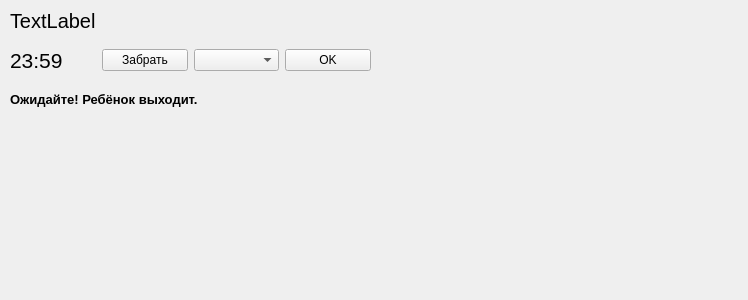
<?xml version="1.0" encoding="UTF-8"?>
<ui version="4.0">
 <class>Form</class>
 <widget class="QWidget" name="Form">
  <property name="geometry">
   <rect>
    <x>0</x>
    <y>0</y>
    <width>748</width>
    <height>300</height>
   </rect>
  </property>
  <property name="windowTitle">
   <string>Form</string>
  </property>
  <widget class="QLabel" name="child_label">
   <property name="geometry">
    <rect>
     <x>10</x>
     <y>10</y>
     <width>151</width>
     <height>21</height>
    </rect>
   </property>
   <property name="font">
    <font>
     <pointsize>15</pointsize>
    </font>
   </property>
   <property name="text">
    <string>TextLabel</string>
   </property>
  </widget>
  <widget class="QWidget" name="horizontalLayoutWidget">
   <property name="geometry">
    <rect>
     <x>10</x>
     <y>40</y>
     <width>361</width>
     <height>41</height>
    </rect>
   </property>
   <layout class="QHBoxLayout" name="horizontalLayout">
    <item>
     <widget class="QLabel" name="appLabel">
      <property name="font">
       <font>
        <pointsize>16</pointsize>
        <weight>50</weight>
        <bold>false</bold>
       </font>
      </property>
      <property name="text">
       <string>23:59</string>
      </property>
     </widget>
    </item>
    <item>
     <widget class="QPushButton" name="pushButton">
      <property name="text">
       <string>Забрать</string>
      </property>
     </widget>
    </item>
    <item>
     <widget class="QComboBox" name="time_list">
      <property name="maxVisibleItems">
       <number>4</number>
      </property>
     </widget>
    </item>
    <item>
     <widget class="QPushButton" name="choose_timebutton">
      <property name="text">
       <string>OK</string>
      </property>
     </widget>
    </item>
   </layout>
  </widget>
  <widget class="QLabel" name="label_alert">
   <property name="geometry">
    <rect>
     <x>10</x>
     <y>80</y>
     <width>261</width>
     <height>39</height>
    </rect>
   </property>
   <property name="font">
    <font>
     <pointsize>10</pointsize>
     <weight>75</weight>
     <bold>true</bold>
    </font>
   </property>
   <property name="text">
    <string>Ожидайте! Ребёнок выходит.</string>
   </property>
  </widget>
 </widget>
 <resources/>
 <connections/>
</ui>
